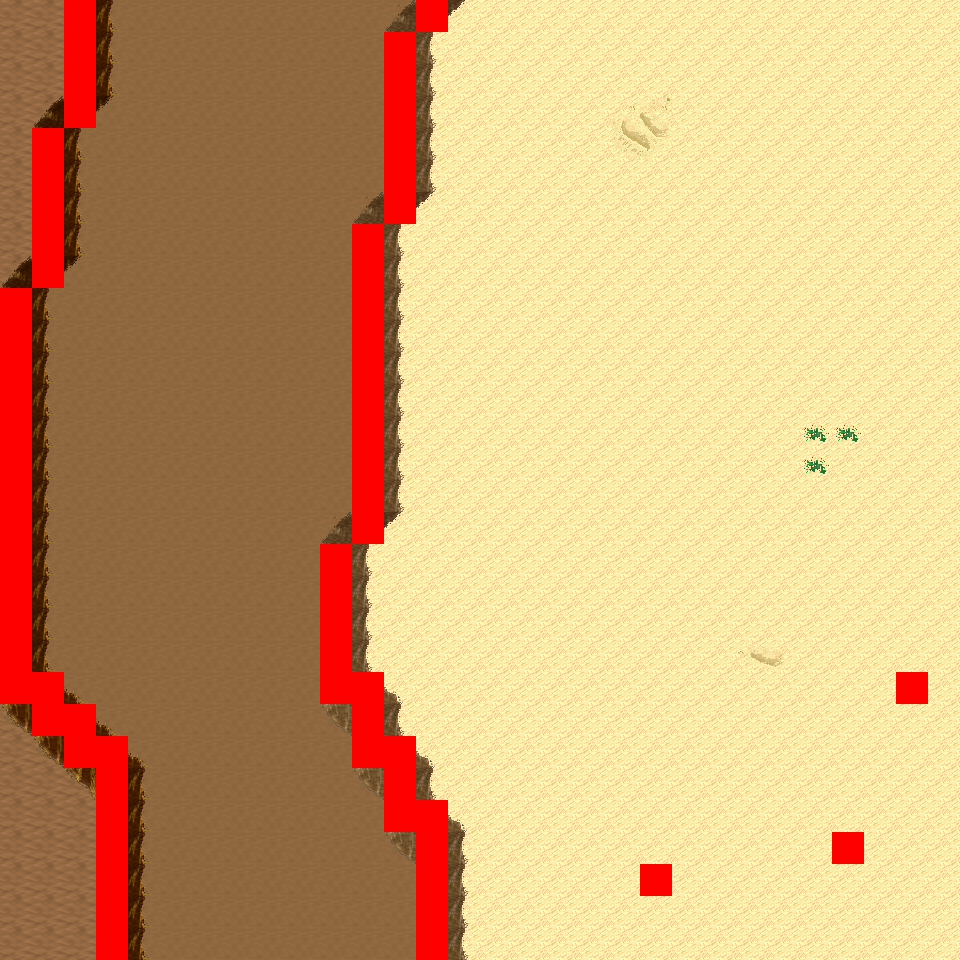

This game map was drawn from its Tiled (.tmx) file and the tilesets committed beside it. A one-line description and the trimmed map source follow:
An orthogonal 30x30 tile map with 32x32 px tiles, 6 tile layers (Ground, Object, Object2, Above, ...), 8 tilesets and 9 objects (9x mapExit).

<map version="1.0" orientation="orthogonal" renderorder="right-down" width="30" height="30" tilewidth="32" tileheight="32" nextobjectid="10">
  <tileset firstgid="1" name="tileset_logic_collision" tilewidth="32" tileheight="32" tilecount="1" columns="1">
    <image source="../drawable/tileset_logic_collision.png" width="32" height="32" />
  </tileset>
  <tileset firstgid="2" name="tileset_ground_ground" tilewidth="32" tileheight="32" tilecount="33" columns="3">
    <image source="../drawable/tileset_ground_ground.png" width="96" height="352" />
  </tileset>
  <tileset firstgid="35" name="tileset_ground_ridge_earth_pale" tilewidth="32" tileheight="32" tilecount="96" columns="12">
    <image source="../drawable/tileset_ground_ridge_earth_pale.png" width="384" height="256" />
  </tileset>
  <tileset firstgid="131" name="tileset_ground_ridge_earth_dark" tilewidth="32" tileheight="32" tilecount="96" columns="12">
    <image source="../drawable/tileset_ground_ridge_earth_dark.png" width="384" height="256" />
  </tileset>
  <tileset firstgid="227" name="tileset_terrain_desert" tilewidth="32" tileheight="32" tilecount="88" columns="8">
    <image source="../drawable/tileset_terrain_desert.png" width="256" height="352" />
  </tileset>
  <tileset firstgid="315" name="tileset_plant_tree_tree_darkgreen" tilewidth="32" tileheight="32" tilecount="88" columns="8">
    <image source="../drawable/tileset_plant_tree_tree_darkgreen.png" width="256" height="352" />
  </tileset>
  <tileset firstgid="403" name="tileset_plant_cactus_2" tilewidth="32" tileheight="32" tilecount="10" columns="5">
    <image source="../drawable/tileset_plant_cactus_2.png" width="160" height="64" />
  </tileset>
  <tileset firstgid="413" name="tileset_ground_sand_2" tilewidth="32" tileheight="32" tilecount="15" columns="5">
    <image source="../drawable/tileset_ground_sand_2.png" width="160" height="96" />
  </tileset>
  <layer name="Ground" width="30" height="30">
    <data>[900 cells, 900 non-empty, 11 distinct tile ids]</data>
  </layer>
  <layer name="Object" width="30" height="30">
    <data>[900 cells, 139 non-empty, 22 distinct tile ids]</data>
  </layer>
  <layer name="Object2" width="30" height="30">
    <data>[900 cells, 0 non-empty, 0 distinct tile ids]</data>
  </layer>
  <layer name="Above" width="30" height="30">
    <data>[900 cells, 0 non-empty, 0 distinct tile ids]</data>
  </layer>
  <layer name="Above2" width="30" height="30">
    <data>[900 cells, 0 non-empty, 0 distinct tile ids]</data>
  </layer>
  <layer name="Walkable" width="30" height="30">
    <data>[900 cells, 69 non-empty, 1 distinct tile ids]</data>
  </layer>
  <objectgroup name="MapEvents">
    <object id="1" name="north" type="mapExit" x="0" y="0" width="64" height="32">
      <properties>
        <property name="map" value="level_0_x2_y129" />
        <property name="x" value="0" />
        <property name="y" value="28" />
      </properties>
    </object>
    <object id="2" name="north2" type="mapExit" x="96" y="0" width="320" height="32">
      <properties>
        <property name="map" value="level_0_x2_y129" />
        <property name="x" value="3" />
        <property name="y" value="28" />
      </properties>
    </object>
    <object id="3" name="north3" type="mapExit" x="448" y="0" width="512" height="32">
      <properties>
        <property name="map" value="level_0_x2_y129" />
        <property name="x" value="14" />
        <property name="y" value="28" />
      </properties>
    </object>
    <object id="4" name="south" type="mapExit" x="0" y="928" width="96" height="32">
      <properties>
        <property name="map" value="level_0_x2_y131" />
        <property name="x" value="0" />
        <property name="y" value="1" />
      </properties>
    </object>
    <object id="5" name="south2" type="mapExit" x="128" y="928" width="288" height="32">
      <properties>
        <property name="map" value="level_0_x2_y131" />
        <property name="x" value="4" />
        <property name="y" value="1" />
      </properties>
    </object>
    <object id="6" name="south3" type="mapExit" x="448" y="928" width="512" height="32">
      <properties>
        <property name="map" value="level_0_x2_y131" />
        <property name="x" value="14" />
        <property name="y" value="1" />
      </properties>
    </object>
    <object id="7" name="west" type="mapExit" x="0" y="0" width="32" height="288">
      <properties>
        <property name="map" value="level_0_x1_y130" />
        <property name="x" value="28" />
        <property name="y" value="0" />
      </properties>
    </object>
    <object id="8" name="west2" type="mapExit" x="0" y="704" width="32" height="256">
      <properties>
        <property name="map" value="level_0_x1_y130" />
        <property name="x" value="28" />
        <property name="y" value="22" />
      </properties>
    </object>
    <object id="9" name="east" type="mapExit" x="928" y="0" width="32" height="960">
      <properties>
        <property name="map" value="level_0_x3_y130" />
        <property name="x" value="1" />
        <property name="y" value="0" />
      </properties>
    </object>
  </objectgroup>
</map>
